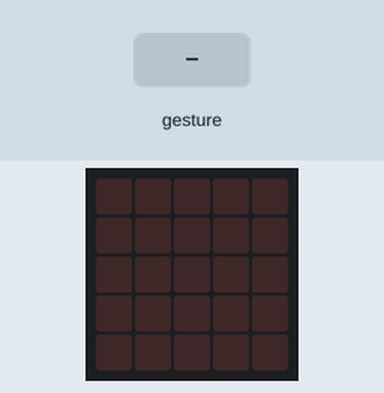
A program run on a simulated BBC micro:bit (MakeCode). On the bench: the board's 5×5 LED display. The test bench sets the inputs (shaded band). Random numbers come from a fixed seed; a tilt is held for 1.5 s and a shake lasts 1 s, then the board lies face up again.

Above: at 1.2 s.
1.3 s: gesture 'shake'
At 2.5 s:
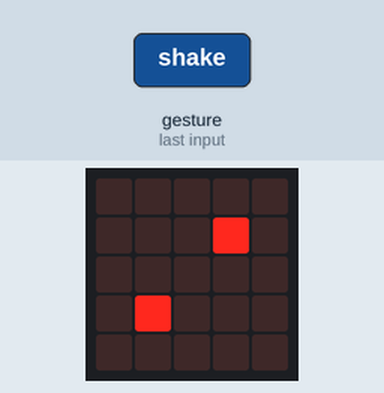
3.0 s: gesture 'shake'
At 3.8 s:
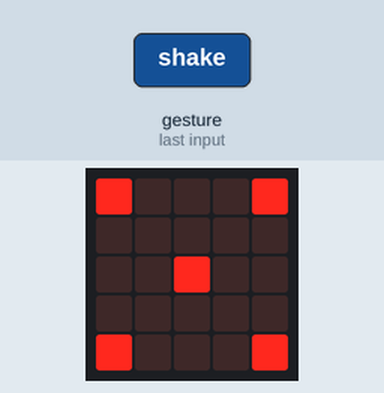
4.7 s: gesture 'shake'
At 6.1 s:
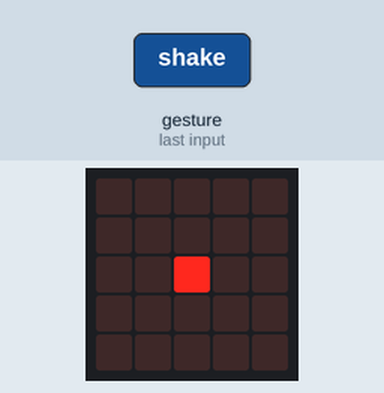
6.4 s: gesture 'shake'
At 7.6 s:
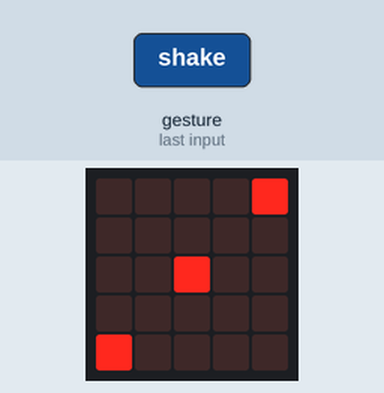
Timing chart, 0 to 9.1 s (numbered marks = the images above; inputs shaded):
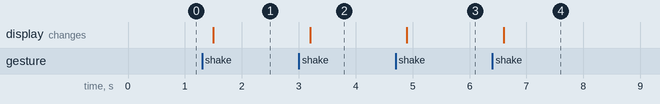

Measured:
- after the input at 1.3 s, the display: changes after 0.20 s (image 1)
- after the input at 3.0 s, the display: changes after 0.20 s (image 2)
- after the input at 4.7 s, the display: changes after 0.20 s (image 3)
- after the input at 6.4 s, the display: changes after 0.20 s (image 4)

The program:

main.ts
```typescript
let dado = 0
input.onGesture(Gesture.Shake, function () {
    dado = randint(1, 6)
    if (dado == 1) {
        basic.showLeds(`
            . . . . .
            . . . . .
            . . # . .
            . . . . .
            . . . . .
            `)
    } else if (dado == 2) {
        basic.showLeds(`
            . . . . .
            . . . # .
            . . . . .
            . # . . .
            . . . . .
            `)
    } else if (dado == 3) {
        basic.showLeds(`
            . . . . #
            . . . . .
            . . # . .
            . . . . .
            # . . . .
            `)
    } else if (dado == 4) {
        basic.showLeds(`
            # . . . #
            . . . . .
            . . . . .
            . . . . .
            # . . . #
            `)
    } else if (dado == 5) {
        basic.showLeds(`
            # . . . #
            . . . . .
            . . # . .
            . . . . .
            # . . . #
            `)
    } else {
        basic.showLeds(`
            . # . # .
            . . . . .
            . # . # .
            . . . . .
            . # . # .
            `)
    }
})
```

test.ts
```typescript
// aquí va el archivo "tests"; esto no se compilará cuando este paquete se utilice como una extensión.
```
